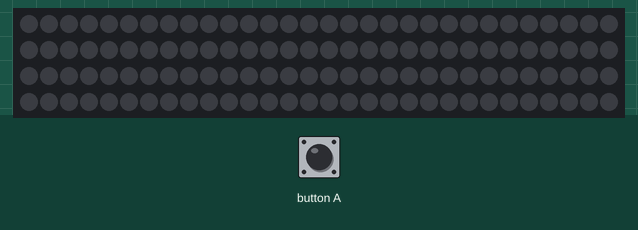
This program was run on a simulated BBC micro:bit (MakeCode). Parts: 120 RGB LEDs in strip order, left to right, continuing on the next row. The inputs (shaded band) are chosen by the test bench. Dim RGB values are drawn brighter than linear.

Above: at 1.2 s.
1.3 s: button A pressed for 0.15 s
At 1.7 s:
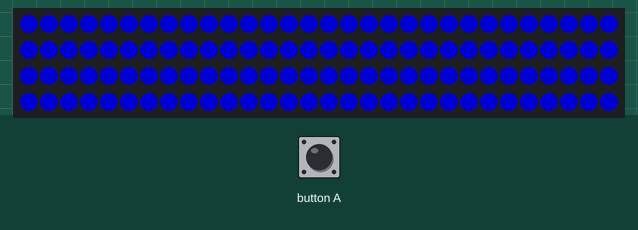
At 5.6 s:
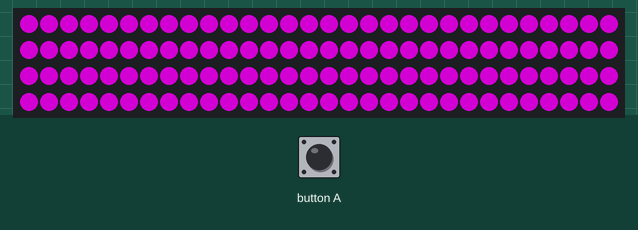
Timing chart, 0 to 7.1 s (numbered marks = the images above; inputs shaded):
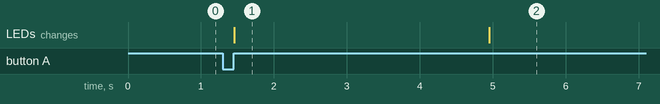

Measured:
- after the input at 1.3 s, the LEDs: change after 0.15 s (image 1)
- what the display in image 1 shows lasts 3.5 s, from 1.5 s to 5.0 s

The program:

main.ts
```typescript
input.onButtonPressed(Button.A, function () {
    r = 0
    g = 0
    b = 0
    for (let index = 0; index < 255; index++) {
        r = 1
        b = -1
        strip.showColor(neopixel.rgb(r, g, b))
        basic.pause(10)
    }
    for (let index = 0; index < 255; index++) {
        g = 1
        r = -1
        strip.showColor(neopixel.rgb(r, g, b))
        basic.pause(10)
    }
    for (let index = 0; index < 255; index++) {
        b = 1
        g = -1
        strip.showColor(neopixel.rgb(r, g, b))
        basic.pause(10)
    }
})
let b = 0
let g = 0
let r = 0
let strip: neopixel.Strip = null
strip = neopixel.create(DigitalPin.P0, 120, NeoPixelMode.RGB)
```

test.ts
```typescript
// aquí va el archivo "tests"; esto no se compilará cuando este paquete se utilice como una extensión.
```
